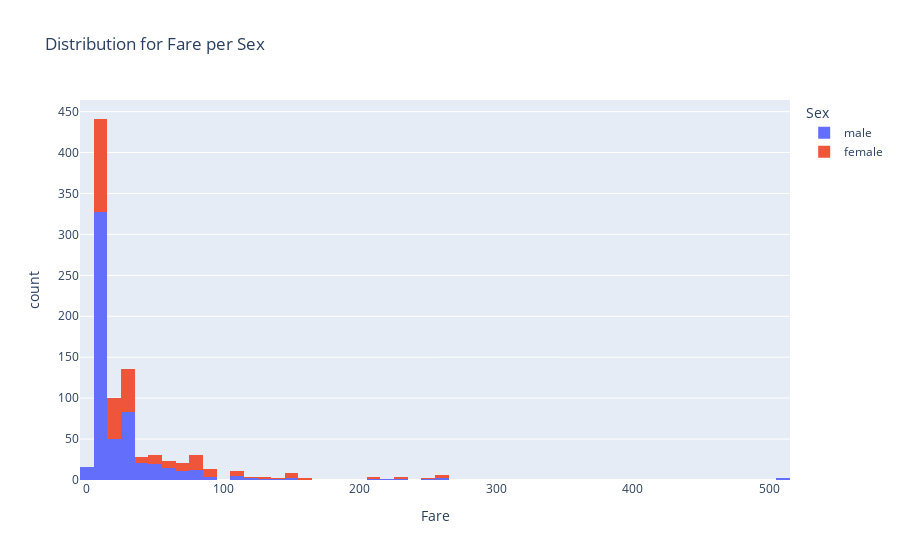

Notebook source saved alongside this figure:
### Markdown cell above
- The plot shows us the relationship between Fare and Age of passengers

### Code cell
# 
import plotly.express as px
px.histogram(train , x='Fare' , color='Sex',title='Distribution for Fare per Sex')

### Figure 1 — Plotly figure (JSON) as saved in the notebook; plotly's stock layout.template omitted (floating-point values rounded to 4 significant figures; data arrays with more than 128 entries replaced by an {"elided": "..."} marker saying what was removed)
{"data": [{"alignmentgroup": "True", "bingroup": "x", "hovertemplate": "Sex=male<br>Fare=%{x}<br>count=%{y}<extra></extra>", "legendgroup": "male", "marker": {"color": "#636efa"}, "name": "male", "offsetgroup": "male", "orientation": "v", "showlegend": true, "type": "histogram", "x": {"elided": "577 float values"}, "xaxis": "x", "yaxis": "y"}, {"alignmentgroup": "True", "bingroup": "x", "hovertemplate": "Sex=female<br>Fare=%{x}<br>count=%{y}<extra></extra>", "legendgroup": "female", "marker": {"color": "#EF553B"}, "name": "female", "offsetgroup": "female", "orientation": "v", "showlegend": true, "type": "histogram", "x": {"elided": "314 float values"}, "xaxis": "x", "yaxis": "y"}], "layout": {"barmode": "relative", "legend": {"title": {"text": "Sex"}, "tracegroupgap": 0}, "title": {"text": "Distribution for Fare per Sex"}, "xaxis": {"anchor": "y", "domain": [0, 1], "title": {"text": "Fare"}}, "yaxis": {"anchor": "x", "domain": [0, 1], "title": {"text": "count"}}}}
